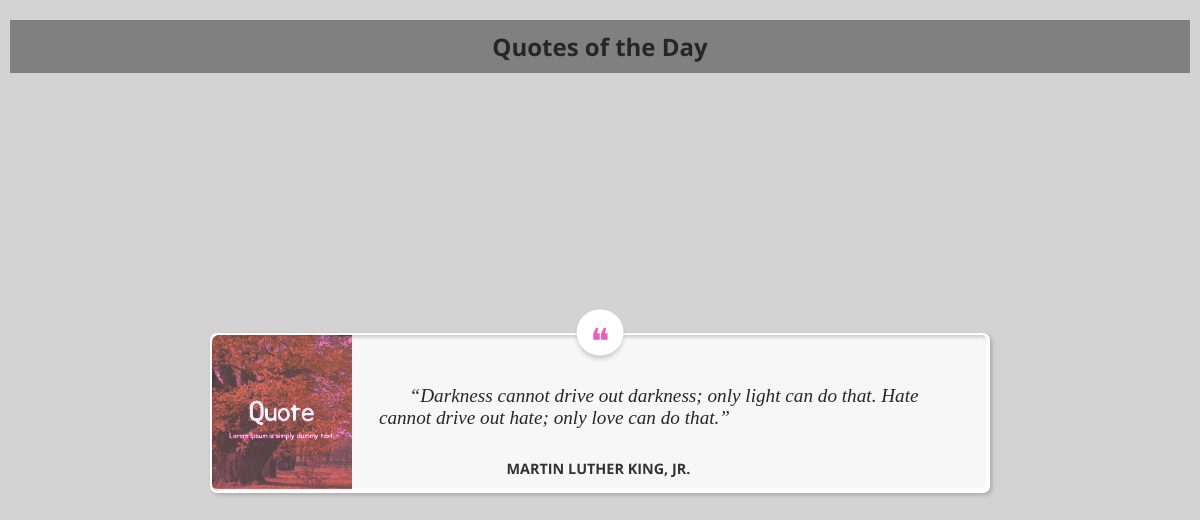
The page / on the database its author committed.
### tables this page shows
CREATE TABLE `quote_table` (
  `id` int(11) NOT NULL,
  `quotes` text NOT NULL,
  `images` varchar(200) NOT NULL,
  `quote_by` varchar(200) NOT NULL
);

### index.php (the view, shortened to what this page needs)
<?php
include "db.con.php";
if($conn){
    $query="select * from quote_table order by rand() limit 1";
    $result=mysqli_query($conn,$query);
    if($result!=null){
        $row=mysqli_fetch_assoc($result);
    }
}
?>
<!DOCTYPE html>
<html lang="en">
<head>
    <link rel="stylesheet" href="style.css">
</head>
<body>
<h2>Quotes of the Day</h2>
<article class="article">
	<blockquote>
		<p><?php echo$row['quotes']?></p>
		<cite><?php echo$row['quote_by']?></cite>
		<div class="blockquote-author-image" style="--image: url('./admin/image/<?php echo$row['images']?>')"></div>
	</blockquote>
</article>
</body>
</html>

### style.css (style rules this page uses)
:root { --type-body: Open Sans, Helvetica, Arial, sans-serif; --type-quote: Vollkorn; --quote-image-width: 140px; --border-rad: 7px; --accent-color: hsl(322deg 85% 65%); --quote-bg: hsl(0 0% 97%); }
*, *::before, *::after { box-sizing: border-box; }
h2 { text-align: center; background-color: grey; padding: 10px; }
body { margin: 15px 10px; font-family: var(--type-body); color: hsl(0 0% 15%); background-color: lightgrey; }
.article { max-width: 900px; margin: auto; display: flex; justify-content: center; align-items: center; height: 80vh; }
blockquote { position: relative; margin: 40px 0; padding: 1.6em 2.4em .7em calc(1.4em + var(--quote-image-width)); font: italic 1.2rem var(--type-quote); background: var(--quote-bg) no-repeat left / var(--quote-image-width); border-radius: var(--border-rad); border: 2px solid white; box-shadow: 2px 2px 4px hsl(0 0% 0% / 20%); text-indent: 1.6em; }
@media (min-width: 768px) { blockquote { margin: 40px 60px; } }
blockquote::before { content: ""; pointer-events: none; position: absolute; z-index: 1; left: 0; top: 0; right: 0; bottom: 0; border-radius: var(--border-rad); box-shadow: inset -2px -2px 1px hsl(0 0% 100%), inset 2px 2px 4px hsl(0 0% 0% / 20%); }
blockquote::after { content: "❝"; position: absolute; z-index: 1; left: 50%; top: -2px; transform: translate(-50%, -50%); width: 1.3em; height: 1.3em; background: white; box-shadow: 0 4px 5px -1px hsla(0 0% 0% / 20%); border-radius: 999px; display: grid; place-content: center; padding-top: .5em; color: var(--accent-color); font-size: 36px; font-style: normal; text-indent: 0; }
.blockquote-author-image { position: absolute; left: 0; top: 0; width: var(--quote-image-width); height: 100%; opacity: 0.75; background: var(--accent-color) var(--image) no-repeat center / cover; background-blend-mode: hard-light; border-top-left-radius: var(--border-rad); border-bottom-left-radius: var(--border-rad); }
cite { display: block; margin-top: 30px; text-indent: 0; text-align: center; font: bold .9rem var(--type-body); text-transform: uppercase; color: hsl(0 0% 20%); }
@media (min-width: 768px) { cite { margin-left: calc(1rem - var(--quote-image-width)); } }

### rows shown on the page
quote_table: quotes "“Darkness cannot drive out darkness; only light can do that. Hate cannot drive out hate; only love can do that.”", quote_by "MARTIN LUTHER KING, JR.", images (picture)
